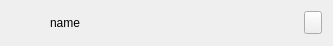
<?xml version="1.0" encoding="UTF-8"?>
<ui version="4.0">
 <class>UnionChatListItemWidget</class>
 <widget class="QWidget" name="UnionChatListItemWidget">
  <property name="geometry">
   <rect>
    <x>0</x>
    <y>0</y>
    <width>333</width>
    <height>46</height>
   </rect>
  </property>
  <property name="windowTitle">
   <string>UnionChatListItemWidget</string>
  </property>
  <layout class="QHBoxLayout" name="horizontalLayout_2" stretch="0,1,0,0">
   <property name="spacing">
    <number>5</number>
   </property>
   <property name="leftMargin">
    <number>5</number>
   </property>
   <property name="topMargin">
    <number>0</number>
   </property>
   <property name="bottomMargin">
    <number>0</number>
   </property>
   <item>
    <widget class="QLabel" name="labelIcon">
     <property name="minimumSize">
      <size>
       <width>40</width>
       <height>40</height>
      </size>
     </property>
     <property name="maximumSize">
      <size>
       <width>40</width>
       <height>40</height>
      </size>
     </property>
     <property name="text">
      <string/>
     </property>
     <property name="scaledContents">
      <bool>true</bool>
     </property>
     <property name="alignment">
      <set>Qt::AlignCenter</set>
     </property>
    </widget>
   </item>
   <item>
    <widget class="ElidedLabel" name="labelName">
     <property name="text">
      <string>name</string>
     </property>
    </widget>
   </item>
   <item>
    <widget class="QWidget" name="closeWidget" native="true">
     <property name="minimumSize">
      <size>
       <width>18</width>
       <height>0</height>
      </size>
     </property>
     <property name="maximumSize">
      <size>
       <width>18</width>
       <height>16777215</height>
      </size>
     </property>
     <layout class="QHBoxLayout" name="horizontalLayout">
      <property name="spacing">
       <number>0</number>
      </property>
      <property name="leftMargin">
       <number>0</number>
      </property>
      <property name="topMargin">
       <number>0</number>
      </property>
      <property name="rightMargin">
       <number>0</number>
      </property>
      <property name="bottomMargin">
       <number>0</number>
      </property>
      <item>
       <spacer name="horizontalSpacer">
        <property name="orientation">
         <enum>Qt::Horizontal</enum>
        </property>
        <property name="sizeType">
         <enum>QSizePolicy::Expanding</enum>
        </property>
        <property name="sizeHint" stdset="0">
         <size>
          <width>4</width>
          <height>10</height>
         </size>
        </property>
       </spacer>
      </item>
      <item>
       <widget class="StyleToolButton" name="toolButtonClose">
        <property name="text">
         <string/>
        </property>
       </widget>
      </item>
     </layout>
    </widget>
   </item>
   <item>
    <spacer name="horizontalSpacer_3">
     <property name="orientation">
      <enum>Qt::Horizontal</enum>
     </property>
     <property name="sizeHint" stdset="0">
      <size>
       <width>0</width>
       <height>20</height>
      </size>
     </property>
    </spacer>
   </item>
  </layout>
 </widget>
 <layoutdefault spacing="6" margin="11"/>
 <customwidgets>
  <customwidget>
   <class>StyleToolButton</class>
   <extends>QToolButton</extends>
   <header location="global">styletoolbutton.h</header>
  </customwidget>
  <customwidget>
   <class>ElidedLabel</class>
   <extends>QLabel</extends>
   <header location="global">elidedlabel.h</header>
  </customwidget>
 </customwidgets>
 <resources/>
 <connections/>
</ui>
